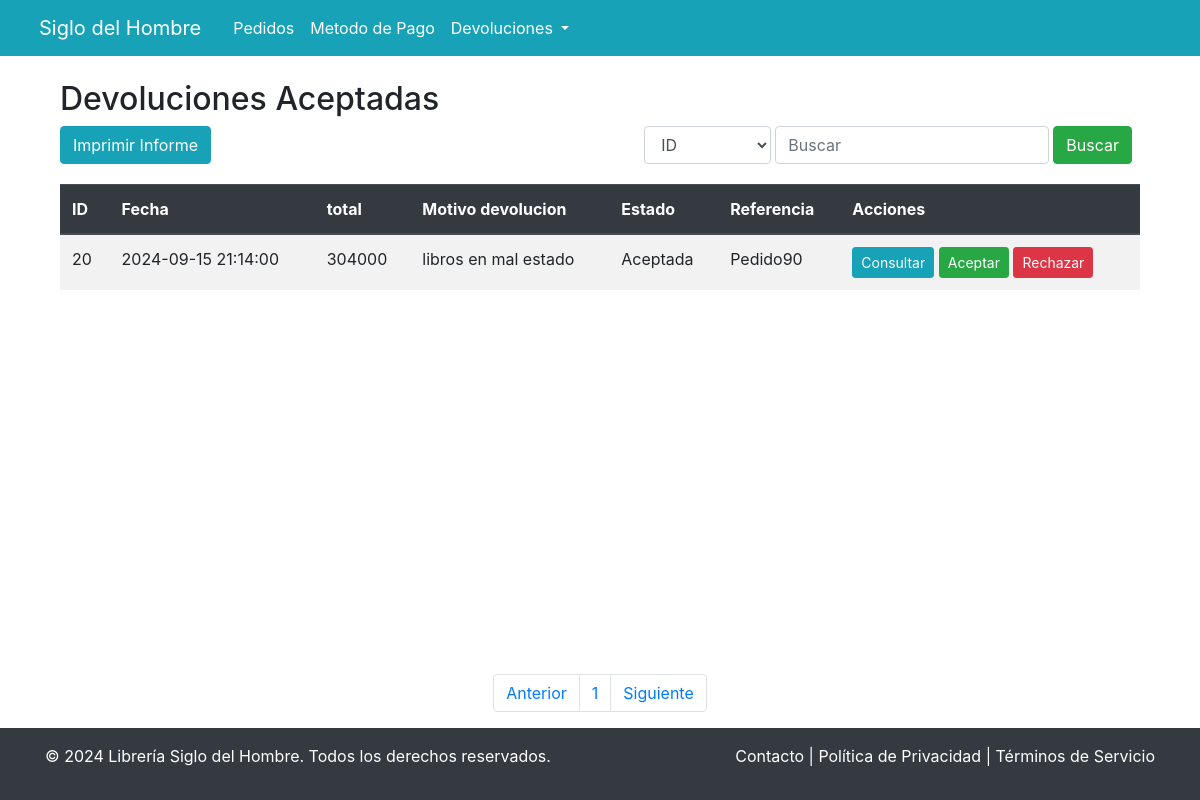
/devolucion/aceptada.php, run on an earlier commit of the app's database.
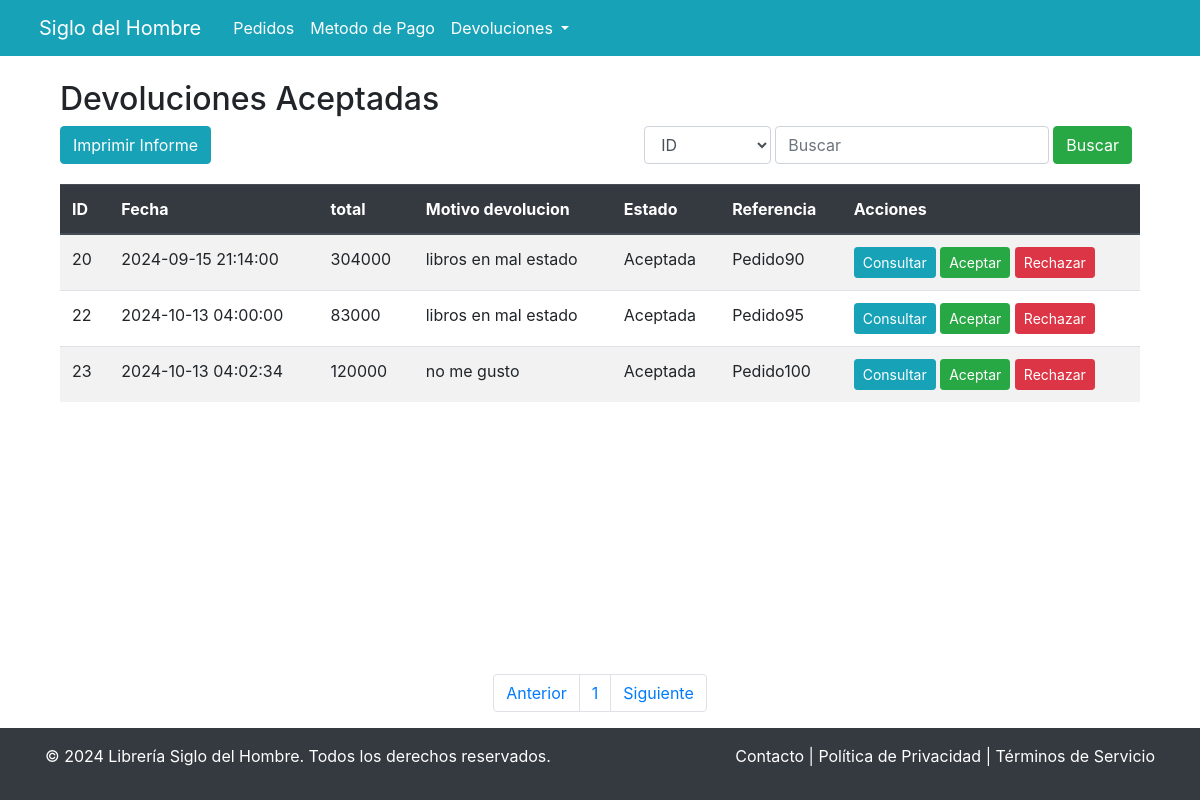
And on a later commit of the database.
### tables this page shows
CREATE TABLE `devolucion` (
  `id_devolucion` int(11) NOT NULL,
  `id_pedido` int(11) NOT NULL,
  `motivo` varchar(50) NOT NULL,
  `descripcion` text NOT NULL,
  `estado` varchar(50) NOT NULL,
  `referencia` varchar(50) NOT NULL,
  `fecha` varchar(50) NOT NULL
);

CREATE TABLE `pedido` (
  `id_pedido` int(11) NOT NULL,
  `id_usuario` int(11) NOT NULL,
  `id_metodo_de_pago` int(11) NOT NULL,
  `fecha` varchar(50) NOT NULL,
  `total` int(11) NOT NULL,
  `estado` enum('publicado','cancelado') NOT NULL
);

### devolucion/aceptada.php (the view, shortened to what the changed rows need)
<!DOCTYPE html>
<html lang="es">
<head>
    <link href="https://stackpath.bootstrapcdn.com/bootstrap/4.5.2/css/bootstrap.min.css" rel="stylesheet">
    <link href="https://cdnjs.cloudflare.com/ajax/libs/font-awesome/5.15.3/css/all.min.css" rel="stylesheet">
</head>
<body>
    <div class="d-flex flex-column min-vh-100">
        <main class="flex-fill">
            <div class="container mt-4">
                <div class="container mt-4">
                <h2>Devoluciones Aceptadas</h2>
                <div>
                    <?php
                    require "../conexion.php";
                    if (isset($_GET['page'])){
                        $page = (int) $_GET['page'];
                        $page = (int) ($page - 1) * 10;
                        $sql = "SELECT
                        devolucion.id_devolucion,
                        pedido.fecha,
                        pedido.total,
                        devolucion.motivo,
                        devolucion.estado,
                        devolucion.referencia
                        FROM
                            devolucion
                        INNER JOIN
                            pedido ON devolucion.id_pedido = pedido.id_pedido
                        WHERE devolucion.estado='Aceptada'
                        ORDER BY devolucion.id_devolucion
                        DESC
                        LIMIT 10 OFFSET $page";
                    }else{
                        $sql = "SELECT
                        devolucion.id_devolucion,
                        pedido.fecha,
                        pedido.total,
                        devolucion.motivo,
                        devolucion.estado,
                        devolucion.referencia
                      FROM
                        devolucion
                      INNER JOIN
                        pedido ON devolucion.id_pedido = pedido.id_pedido
                      WHERE devolucion.estado = 'Aceptada'";
                    }
                    $result = $mysqli->query($sql);
                    if (!$result) {
                        echo "<div class='alert alert-danger'>Error en la consulta: " . $mysqli->error . "</div>";
                    } else {
                        if ($result->num_rows > 0) {
                            echo '<table class="table table-striped">
                                    <thead class="thead-dark">
                                        <tr>
                                            <th>ID</th>
                                            <th>Fecha</th>
											<th>total</th>
                                            <th>Motivo devolucion</th>
                                            <th>Estado</th>
                                            <th>Referencia</th>
                                            <th>Acciones</th>
                                        </tr>
                                    </thead>
                                    <tbody>';
                            while ($row = $result->fetch_assoc()) {
                                echo '<tr>
                                        <td>' . htmlspecialchars($row["id_devolucion"]) . '</td>
                                        <td>' . htmlspecialchars($row["fecha"]) . '</td>
                                        <td>' . htmlspecialchars($row["total"]) . '</td>
                                        <td>' . htmlspecialchars($row["motivo"]) . '</td>
                                        <td>' . htmlspecialchars($row["estado"]) . '</td>
                                        <td>' . htmlspecialchars($row["referencia"]) . '</td>
                                        <td>
                                            <a href="consultar.devolucion.php?id_devolucion=' . urlencode($row["id_devolucion"]) . '" class="btn btn-info btn-sm">Consultar</a>
                                            <a href="aceptar.devolucion.php?id_devolucion=' . urlencode($row["id_devolucion"]) . '" class="btn btn-success btn-sm">Aceptar</a>
                                            <a href="rechazar.devolucion.php?id_devolucion=' . urlencode($row["id_devolucion"]) . '" class="btn btn-danger btn-sm">Rechazar</a>
                                        </td>
                                    </tr>';
                            }
                            echo '</tbody></table>';
                        } else {
                            echo "<div class='alert alert-info'>No hay registros de devoluciones.</div>";
                        }
                    }
                    ?>
                </div>
            </div>
        </main>
        <nav aria-label="Page navigation example">
            <ul class="pagination justify-content-center">
                <?php
                    $query_total = "SELECT COUNT(id_devolucion) as devoluciones FROM devolucion WHERE devolucion.estado='Aceptada'";
                    $result_total = $mysqli->query($query_total);
                    $total_results = $result_total->fetch_assoc();
                    $total_results = (int) $total_results["devoluciones"];
                    $pages = ($total_results / 10);
                    $pages = ceil($pages);
                    for ($i = 1; $i <=$pages; $i++){
                        echo '<li class="page-item">
                                <a class="page-link" href="aceptada.php?page=' . urlencode($i) . '">' . htmlspecialchars($i). '</a>
                                </li>';
                    }
                    ?>
            </ul>
        </nav>
    </div>
</body>
</html>

What changed in the data, as far as the page shows it:
added devolucion: id_devolucion "22", id_pedido.fecha "2024-10-13 04:00:00", id_pedido.total "83000", motivo "libros en mal estado", estado "Aceptada", referencia "Pedido95"
added devolucion: id_devolucion "23", id_pedido.fecha "2024-10-13 04:02:34", id_pedido.total "120000", motivo "no me gusto", estado "Aceptada", referencia "Pedido100"
